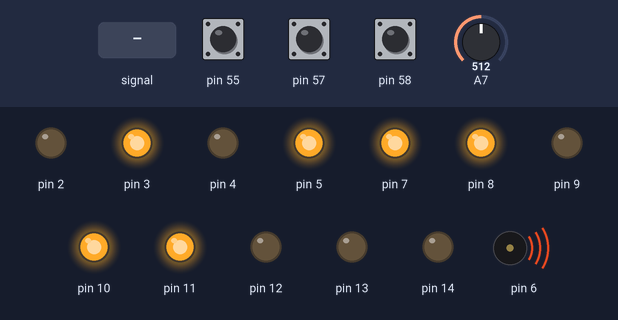
This sketch was run on a simulated Arduino Mega 2560, built with avr-gcc and run on an emulated ATmega2560. Shown: output pins drawn as LEDs (lit = HIGH), buzzer (waves = sounding). Inputs (shaded band) come from the test bench; at power-on: A7 = 512, pin 57 HIGH, pin 55 HIGH, pin 58 HIGH.

Above: at 1.25 s.
1.3 s: A7 fed a 200 Hz sine of ±460 counts around its level
At 4.18 s:
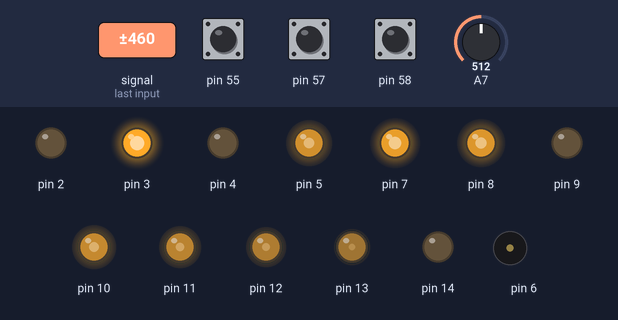
4.3 s: A7 set to 716
At 4.7 s:
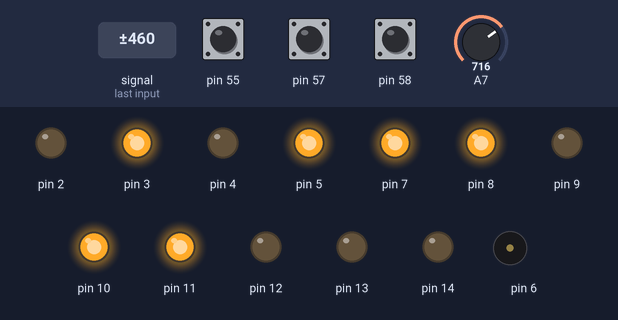
5.8 s: pin 57 pulled LOW for 1 s
At 6.8 s:
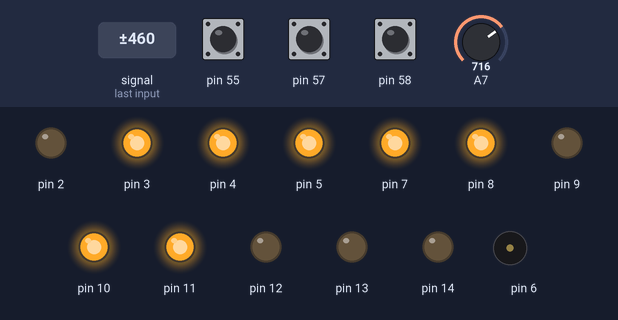
Timing chart, 0 to 8.8 s (numbered marks = the images above; inputs shaded):
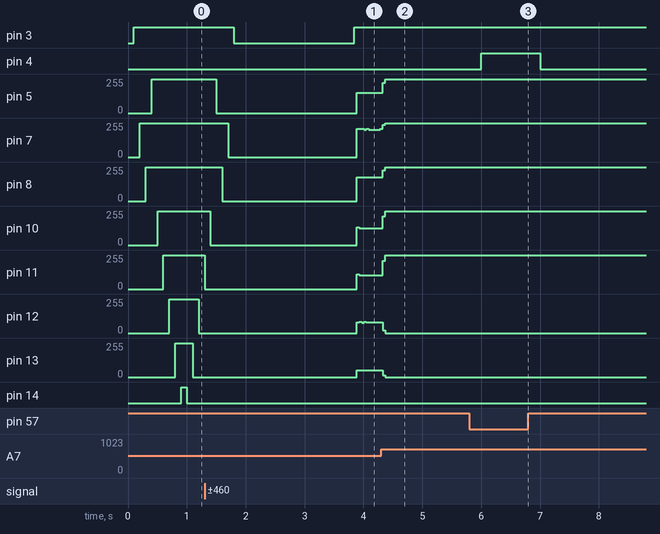

The sketch:

arduino_mobil.ino
```cpp
#ifndef ARDUINO_MOBIL_DESKTOP_H
#define ARDUINO_MOBIL_DESKTOP_H

#include "./libs/led_array.h"
#include "./libs/music_box.h"
#include "./libs/zeppelin_pwm.h"
#include "./libs/driver_motor.h"
#include "./libs/ZEPPELIN.h"
#include "./libs/program_settings.h"


const int range_of_slider = 1015;


led_array::LED_array<sizeof(led_pin)/sizeof(led_pin[0])>    stripLight(led_pin,
                        false,
                        FREQUENCY_OF_BLINK); //template-constructor нельзя так просто специализировать
music_box<sizeof(melody)/sizeof(melody[0])>    tuner(buzzer_pin,
                   melody,
                   duration,
                   false,
                   TEMP_OF_MUSIC);
music_box<sizeof(reverse_melody)/sizeof(reverse_melody[0])>    back_tuner(buzzer_pin,
                   reverse_melody,
                   reverse_melody_duration,
                   true,
                   TEMP_OF_MUSIC);
ZEPPELIN_PWM slider(slider_pin);
driver_motor driver(lpwm_pin,
                    rpwm_pin,
                    pwm_pin,
                    start_speed,
                    stop_speed,
                    increase_speed,
                    decrease_speed,
                    time_to_change,
                    max_speed,
                    min_speed);
ZEPPELIN accelerate(false,
                    pin_accelerate,
                    true,
                    ANTIDEBOUNCE_TIME);
ZEPPELIN drive(false,
                    pin_drive,
                    true,
                    ANTIDEBOUNCE_TIME);
ZEPPELIN reverse(false,
                    pin_revers,
                    true,
                    ANTIDEBOUNCE_TIME);
bool stop_led = false;
bool stop_tune= false;
enum mobil_state{
    LOAD_MOBIL_STATE = 0,
    DRIVE_MOBIL_STATE,
    REVERSE_MOBIL_STATE,
    NEUTRAL_MOBIL_STATE,
    IDLE_MOBIL_STATE
};
mobil_state machine_state;
void setup() {
    machine_state = LOAD_MOBIL_STATE;
    // Пины D5 и D6 - 31.4 кГц
//    TCCR0B = 0b00000001; // x1
//    TCCR0A = 0b00000001; // phase correct
    // Пины D9 и D10 - 122 Гц
    TCCR1A = 0b00000001; // 8bit
    TCCR1B = 0b00000100; // x256 phase correct
//    Serial.begin(9600);
}

void loop() {

    slider.read();
    accelerate.read();
    drive.read();
    reverse.read();
    switch(machine_state){
        case LOAD_MOBIL_STATE: {
            /// Запуск работы светодиодной ленты
            if(!stop_led){
                stripLight.salute();
            }
            /// Запуск работы пьезоэлектрика
            if(!stop_tune){
                tuner.play();
            }

            /// Остановка приветственного огня
            if(stripLight.is_salute_end()){
                stripLight.idle();
                stop_led = true;
            }

            /// Остановка воспроизведения музыки
            if(!tuner.isPlay()){
                tuner.stop();
                stop_tune = true;
            }
            if(stop_led == true && stop_tune == true){
                machine_state = IDLE_MOBIL_STATE;
            }
        } break;
        case IDLE_MOBIL_STATE: {
            stripLight.display_number(slider.get_state(),range_of_slider);
            back_tuner.stop();
            if(drive && ! reverse){
                machine_state = DRIVE_MOBIL_STATE;
            } else if ( reverse && !drive) {
                machine_state = REVERSE_MOBIL_STATE;
            } else if (!reverse && !drive) {
                machine_state = NEUTRAL_MOBIL_STATE;
            }
        } break;
        case DRIVE_MOBIL_STATE:{
            if(accelerate){
                driver.drive(map(slider.get_state(), 1, range_of_slider,
                             static_cast<int>(driver.get_start_speed()),
                             static_cast<int>(driver.get_max_speed())));

            } else {
                driver.not_accelerate_drive();

            }
            stripLight.display_number(slider.get_state(),range_of_slider);
            //stripLight.display_number(static_cast<int>(driver),range_of_slider);
            back_tuner.stop();
            if(drive && ! reverse && ! accelerate){
                machine_state = DRIVE_MOBIL_STATE;
            } else if ( reverse && !drive && ! accelerate) {
                machine_state = REVERSE_MOBIL_STATE;
            } else if (!reverse && !drive && ! accelerate) {
                machine_state = NEUTRAL_MOBIL_STATE;
            }
        } break;
        case REVERSE_MOBIL_STATE:{
            if(accelerate){
                driver.reverse(map(slider.get_state(), 1, range_of_slider, static_cast<int>(driver.get_start_speed()),
                                   static_cast<int>(driver.get_max_speed())));
            } else {
                driver.not_accelerate_reverse();
            }
            stripLight.display_number(slider.get_state(),range_of_slider);
            back_tuner.play();
            if(drive && ! reverse && ! accelerate){
                machine_state = DRIVE_MOBIL_STATE;
            } else if ( reverse && !drive && ! accelerate) {
                machine_state = REVERSE_MOBIL_STATE;
            } else if (!reverse && !drive && ! accelerate) {
                machine_state = NEUTRAL_MOBIL_STATE;
            }
        } break;
        case NEUTRAL_MOBIL_STATE:{
            if(accelerate){
                driver.neutral();
            }else{
                driver.neutral();
                driver.set_new_speed(driver.get_stop_speed());
            }
            stripLight.display_number(slider.get_state(),range_of_slider);
            back_tuner.stop();
            if(drive && ! reverse){
                machine_state = DRIVE_MOBIL_STATE;
            } else if ( reverse && !drive) {
                machine_state = REVERSE_MOBIL_STATE;
            } else if (!reverse && !drive) {
                machine_state = NEUTRAL_MOBIL_STATE;
            }
        } break;
        default:{
            machine_state = LOAD_MOBIL_STATE;
        }
    }

}
#endif //ARDUINO_MOBIL_DESKTOP_H
```

Measured:
- after the input at 1.3 s, pin 12: 0/255 → 79/255 after 2.6 s; pin 13: 0/255 → 51/255 after 2.6 s
- after the input at 4.3 s, pin 5: 151/255 → 255/255 at once; pin 8: 177/255 → 255/255 at once; pin 10: 126/255 → 255/255 at once; pin 11: 103/255 → 255/255 at once; pin 13: 51/255 → 0/255 at once
- after the input at 5.8 s, pin 4: LOW → HIGH after 0.20 s, → LOW 1.0 s later
- by itself, tone on pin 6: plays 349 Hz for 0.45 s, 220 Hz for 0.23 s, 262 Hz for 0.11 s, 392 Hz for 0.45 s, 370 Hz for 0.45 s, 349 Hz for 0.45 s
